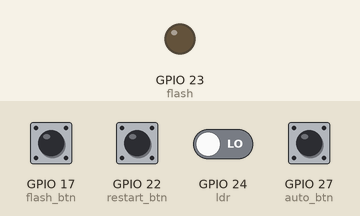
This program was run on a simulated Raspberry Pi (BCM pin numbers). Parts: output pins drawn as LEDs (lit = HIGH). Inputs (shaded band) come from the test bench; at power-on: GPIO 17 (flash_btn), GPIO 22 (restart_btn), GPIO 27 (auto_btn) HIGH, GPIO 24 (ldr) LOW.

Above: at 1.2 s.
1.3 s: GPIO 17 (flash_btn) pulled LOW for 0.15 s
At 2.5 s:
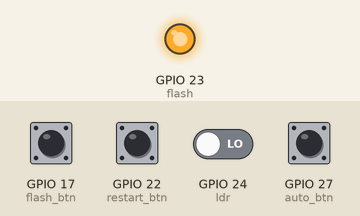
2.9 s: GPIO 17 (flash_btn) pulled LOW for 1 s
At 3.7 s:
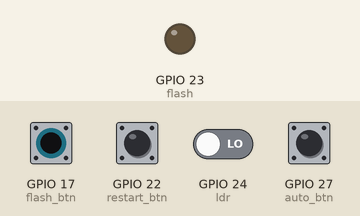
Timing chart, 0 to 5.9 s (numbered marks = the images above; inputs shaded):
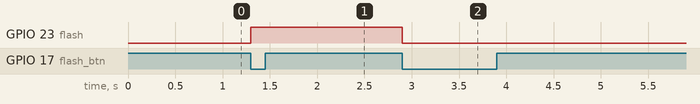

Measured:
- after the input at 1.3 s, GPIO 23 (flash): LOW → HIGH at once
- after the input at 2.9 s, GPIO 23 (flash): HIGH → LOW at once

The program:

code.py
```python
from gpiozero import Button, LED, DigitalInputDevice
from signal import pause
import subprocess

flash = LED(23)
ldr = DigitalInputDevice(24)
flash_btn = Button(17)
auto_btn = Button(27)
restart_btn = Button(22)
auto = False


def toggle_flash():
    global auto
    auto = False
    flash.toggle()


def toggle_auto():
    global auto
    auto = not auto
    flash.value = ldr.value if auto else 0


def sync():
    if auto:
        flash.value = ldr.value


def restart():
    subprocess.run(["sudo", "systemctl", "restart", "mediamtx"])


flash_btn.when_pressed = toggle_flash
auto_btn.when_pressed = toggle_auto
restart_btn.when_pressed = restart
ldr.when_activated = sync
ldr.when_deactivated = sync

pause()
```
